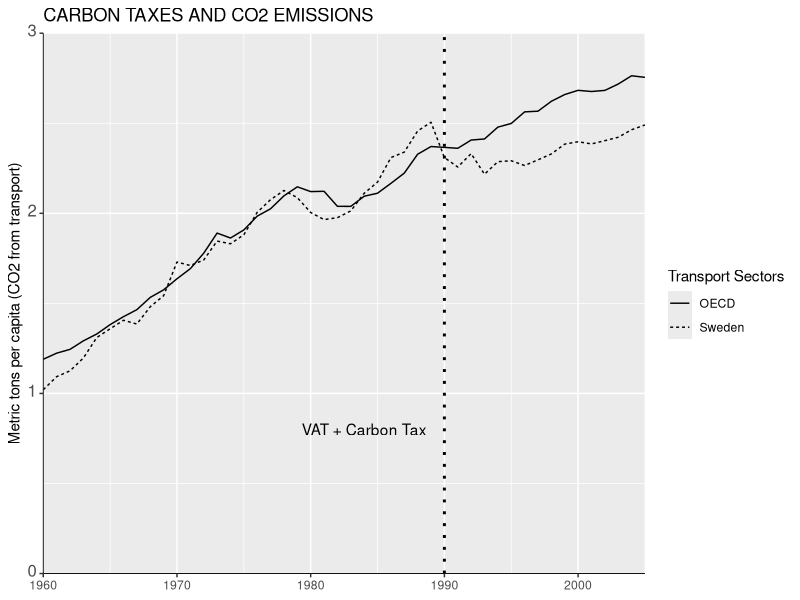
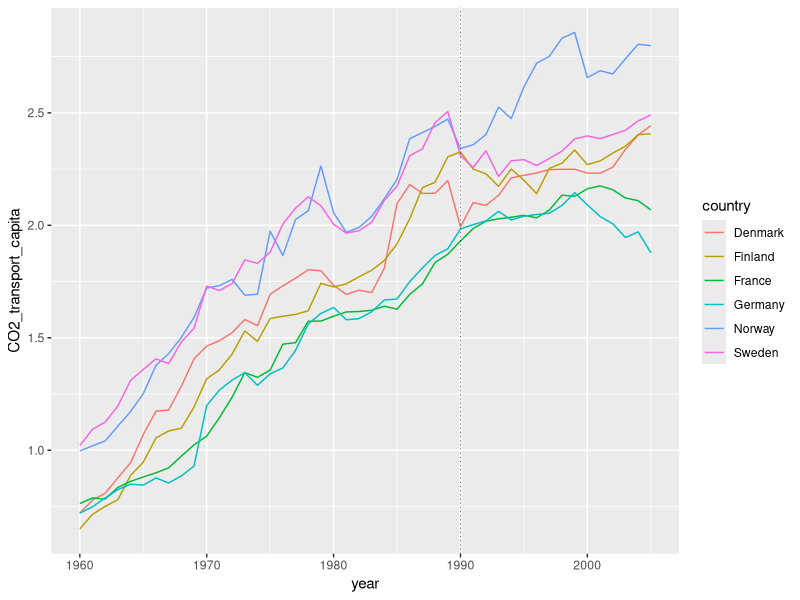
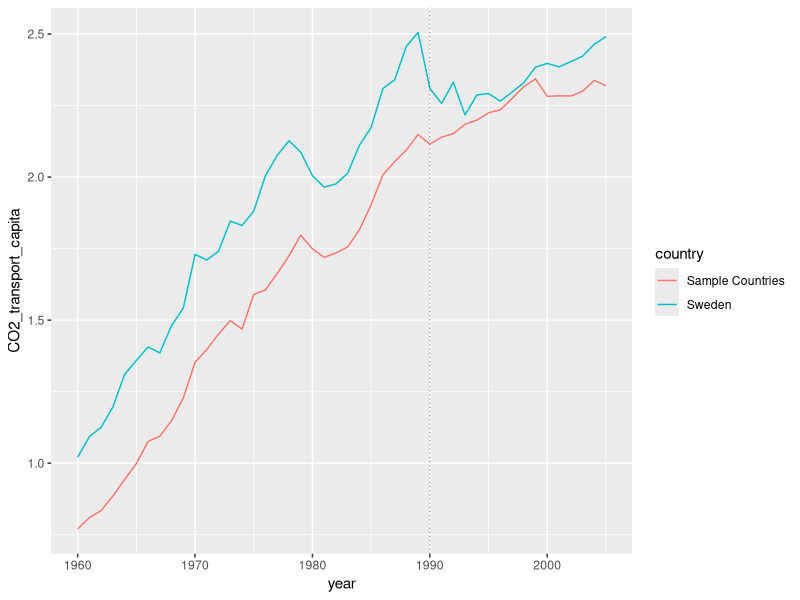

Generate these figures, in order, with R:
#Assignment for Economic Policy, Winter Semester 21/22


#Authors:

#Marvin Müller
#Fabian Sturmberg
#Lionel Lütgering


#Libraries --------
#install.packages("haven")
library (haven)
library(ggplot2)
library(dplyr)

library(tidyverse)
library(sandwich)
library(lmtest)

#Data Import --------
carbontax_data <- read_dta("Data/carbontax_fullsample_data.dta")
CO2_data <- read_dta("Data/CO2_Graph.dta")


#Nr. 2 ------
figure_3 <- ggplot2::ggplot(data = CO2_data,
                            mapping = aes(year)
                            )+
  geom_line(aes(y=CO2_OECD,lty = 'OECD'))+
  geom_line(aes(y=CO2_Sweden,lty='Sweden'))+
  scale_linetype('Transport Sectors')+
  coord_cartesian(xlim = c(1960,2005), ylim = c(0.0,3.0),expand = FALSE)+
  xlab("")+
  ylab("Metric tons per capita (CO2 from transport)")+
  labs(title = "CARBON TAXES AND CO2 EMISSIONS")+
  geom_vline(xintercept = 1990, linetype = "dotted",size=1)+
  annotate("text", x = 1984, y = 0.8, label = "VAT + Carbon Tax")+
  theme(axis.line = element_line(size = 0.3,
    linetype = "solid"), axis.text.y = element_text(size = 12,
    vjust = 0.25), plot.title = element_text(family = "Helvetica"))+ 
  labs(x = NULL)
figure_3


#Nr. 3 -------

carbontax_data_sample <- carbontax_data%>%
  filter(country=="Sweden" |country=="Denmark"|country=="Finland"|
           country=="Norway"|country=="Germany"|country=="France")


countries <- c("Sweden","Denmark","Finland","Norway","Germany","France")


#Data for Table of pre- and post-treatment averages
carbontax_data_sample_pre <- carbontax_data_sample %>%
  filter(year <= 1989 & year >= 1980)

carbontax_data_sample_post <- carbontax_data_sample %>%
  filter(year > 1990 & year <=2000)

avg_table_pre <- matrix(c(1:36), ncol=6, byrow=TRUE)
colnames(avg_table_pre) <- c('Sweden','Denmark','Finland','Norway','Germany','France')
rownames(avg_table_pre) <- c('CO2 from transport (in metric tons)','GDP per capita (PPP, 2005)','Gasoline consumption per capita (in kilograms of oil equivalent)', 
                            'Motor vehicles (per 1,000 people)', 'Urban population (as percentage of total population)','Population density')

avg_table_post <- matrix(c(1:36), ncol=6, byrow=TRUE)
colnames(avg_table_post) <- c('Sweden','Denmark','Finland','Norway','Germany','France')
rownames(avg_table_post) <- c('CO2 from transport (in metric tons)','GDP per capita (PPP, 2005)','Gasoline consumption per capita (in kilograms of oil equivalent)', 
                             'Motor vehicles (per 1,000 people)', 'Urban population (as percentage of total population)','Population density')

#pre
swe_df_pre <- carbontax_data_sample_pre%>%
  filter(country == "Sweden")
den_df_pre <- carbontax_data_sample_pre%>%
  filter(country == "Denmark")
fin_df_pre <- carbontax_data_sample_pre%>%
  filter(country == "Finland")
nor_df_pre <- carbontax_data_sample_pre%>%
  filter(country == "Norway")
ger_df_pre <- carbontax_data_sample_pre%>%
  filter(country == "Germany")
fra_df_pre <- carbontax_data_sample_pre%>%
  filter(country == "France")

#post
swe_df_post <- carbontax_data_sample_post%>%
  filter(country == "Sweden")
den_df_post <- carbontax_data_sample_post%>%
  filter(country == "Denmark")
fin_df_post <- carbontax_data_sample_post%>%
  filter(country == "Finland")
nor_df_post <- carbontax_data_sample_post%>%
  filter(country == "Norway")
ger_df_post <- carbontax_data_sample_post%>%
  filter(country == "Germany")
fra_df_post <- carbontax_data_sample_post%>%
  filter(country == "France")

#pre
for(i in 4:9){
    avg_table_pre[i-3,1] = mean(swe_df_pre[[i]])
    avg_table_pre[i-3,2] = mean(den_df_pre[[i]])
    avg_table_pre[i-3,3] = mean(fin_df_pre[[i]])
    avg_table_pre[i-3,4] = mean(nor_df_pre[[i]])
    avg_table_pre[i-3,5] = mean(ger_df_pre[[i]])
    avg_table_pre[i-3,6] = mean(fra_df_pre[[i]])
}

#post
for(i in 4:9){
  avg_table_post[i-3,1] = mean(swe_df_post[[i]])
  avg_table_post[i-3,2] = mean(den_df_post[[i]])
  avg_table_post[i-3,3] = mean(fin_df_post[[i]])
  avg_table_post[i-3,4] = mean(nor_df_post[[i]])
  avg_table_post[i-3,5] = mean(ger_df_post[[i]])
  avg_table_post[i-3,6] = mean(fra_df_post[[i]])
  }

#AVG's from sample data from 1980 - 1989 (pre treatment)
avg_table_pre
#AVG's from sample data from 1990 - 2000 (post treatment)
avg_table_post



#TASK 4 -----------------

#Plot Sweden and Average of all other countries in sample

#Create Data Frame with mean of all other countries but Sweden

sample_df <- as.data.frame(do.call(cbind,carbontax_data_sample))
sapply(sample_df, class)
# defining the vector of columns to convert to numeric
vec <- c(3:9)
# apply the conversion on columns
sample_df[ , vec] <- apply(sample_df[ , vec,drop=F], 2,           
                            function(x) as.numeric(as.character(x)))
# indicating the data type of each variable
sapply(sample_df, class)

sample_avg <- sample_df%>%
  filter(country != "Sweden")%>%
  group_by(year)%>%
  do(mutate(., mean_CO2_transport = mean(.$CO2_transport_capita)))

swe_df <- sample_df%>%
  filter(country == "Sweden")

OECD_sample <- data.frame(year = sample_avg$year,country = rep("Sample Countries",230),CO2_transport_capita = sample_avg$mean_CO2_transport)
OECD_sample <- OECD_sample[!duplicated(OECD_sample), ]


#Plot all countries' data from Sample + smooth (?)
task_3_plot_1 <- ggplot2::ggplot(data=carbontax_data_sample,
                                 aes(year,CO2_transport_capita,
                                     group = country,
                                     color = country))+
  #geom_smooth(se=F,linetype = "dashed",size=0.15)+#dashed line that shows prediction of regression for each country
  geom_line()+#straight line that connects data points of each country
  geom_vline(xintercept = 1990, linetype = "dotted",size=0.2)#Sweden Treatment

task_3_plot_1

#Plot with Sweden and Rest of Sample Countries

task_3_plot_2 <- ggplot2::ggplot(data = OECD_sample,
                                 aes(year, CO2_transport_capita,
                                     group = country,
                                     color = country))+
  geom_line()+
  geom_line(data = swe_df, aes(year, CO2_transport_capita))+
  geom_vline(xintercept = 1990, linetype = "dotted",size=0.2)#Sweden Treatment

task_3_plot_2


#Nr. 5 -----
##Generating Indicator Variables---------

carbontax_working <- carbontax_data
carbontax_working <- carbontax_working %>%
  mutate(sweden_indicator = ifelse(country == "Sweden", 1, 0))

carbontax_working <- carbontax_working %>%
  mutate(post_indicator = ifelse(year >= 1990, 1, 0))

##Creating Regressions -----

reg1 <- lm(CO2_transport_capita ~ . + post_indicator*sweden_indicator - Countryno, data = carbontax_working)
summary(reg1) #using non robust standard errors
coeftest(reg1, vcov = vcovHAC(reg1)) #using heteroskedasticity and autocorrelation-consistent standard errors
#with robust standard errors variables are a lot less significant overall
#Treatment Dummy is highly significant
#sweden_indicator is NA because there are too many dummy variables


reg2_sample <- carbontax_working %>%
  filter(country == "Sweden" | country == "Finland" | country == "Norway" | country == "Germany" | country == "France" | country == "Denmark")

reg2 <- lm(CO2_transport_capita ~ . + post_indicator*sweden_indicator - Countryno, data = reg2_sample)
summary(reg2)
coeftest(reg2, vcov = vcovHAC(reg2)) #using robust standard errors
#Treatment Dummy is highly significant but lower in value


reg3_sample <- carbontax_working %>%
  filter(country == "Sweden" | country == "Finland" | country == "Norway" | country == "Denmark")

reg3 <- lm(CO2_transport_capita ~ . + post_indicator*sweden_indicator - Countryno, data = reg3_sample)
summary(reg3)
coeftest(reg3, vcov = vcovHAC(reg3))
#Treatment Dummy is still significant


reg4_sample <- carbontax_working %>%
  filter(country == "Sweden" | country == "Finland" | country == "Norway" | country == "Denmark")

reg4 <- lm(CO2_transport_capita ~ country + year + sweden_indicator + post_indicator + post_indicator*sweden_indicator, data = reg4_sample)
summary(reg4)
coeftest(reg4, vcov = vcovHAC(reg4))
#Treatment Dummy is still significant
